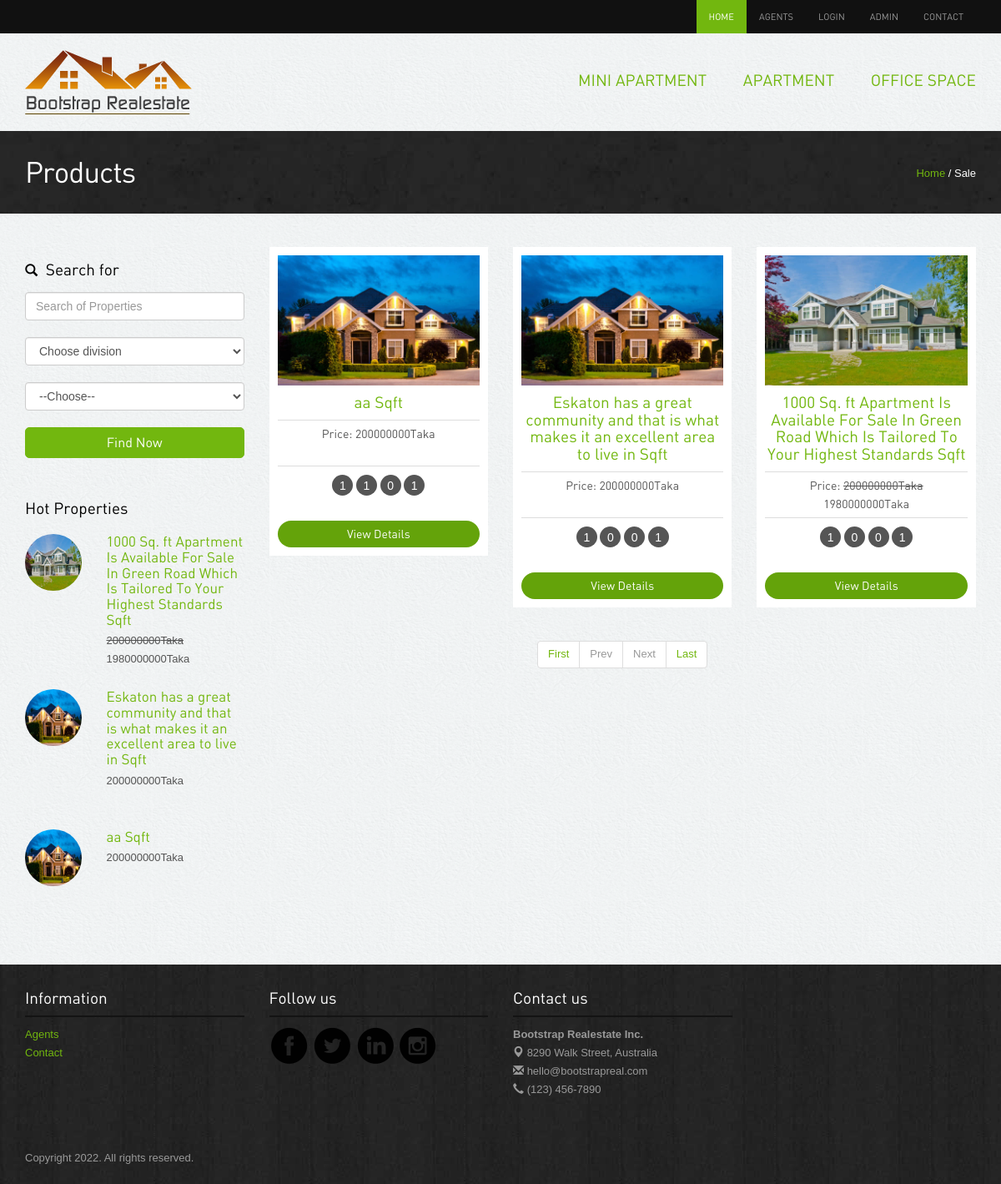
Screenshot of /search.php with the database file from the repository.
### tables this page shows
CREATE TABLE `category` (
  `cat_id` int(11) NOT NULL,
  `cat_name` varchar(151) NOT NULL,
  `flag` int(11) NOT NULL
);

CREATE TABLE `properties` (
  `id` int(11) NOT NULL,
  `cat_id` int(11) NOT NULL,
  `title` varchar(151) NOT NULL,
  `floar` varchar(255) NOT NULL,
  `flatcode` varchar(151) DEFAULT NULL,
  `sqft` varchar(191) NOT NULL,
  `description` text NOT NULL,
  `price` varchar(191) NOT NULL,
  `discount` varchar(191) NOT NULL,
  `status` tinyint(4) NOT NULL,
  `quantity` int(11) NOT NULL,
  `bed_room` int(11) NOT NULL,
  `living_room` int(11) NOT NULL,
  `kitchen` int(11) NOT NULL,
  `parking` int(11) NOT NULL,
  `toilet` int(11) NOT NULL,
  `division` varchar(155) NOT NULL,
  `location` varchar(191) NOT NULL,
  `agent_id` int(11) NOT NULL,
  `image_one` varchar(191) NOT NULL,
  `image_two` varchar(191) NOT NULL,
  `image_three` varchar(191) NOT NULL,
  `belkuni` int(11) NOT NULL
);

### search.php (the view, shortened to what this page needs)
<?php include'header.php';?>
<div class="inside-banner">
  <div class="container">
    <span class="pull-right"><a href="index.php">Home</a> / Sale</span>
    <h2>Products</h2>
</div>
</div>
<div class="container">
<div class="properties-listing spacer">
<div class="row">
<div class="col-lg-3 col-sm-4 ">
<form action="search.php" method="get">
  <div class="search-form"><h4><span class="glyphicon glyphicon-search"></span> Search for</h4>
    <input type="text"  name="key" class="form-control" placeholder="Search of Properties">
    <div class="row">
            <div class="col-lg-12">
              <select class="form-control" name="div" id="">
                  <option selected="true" disabled="disabled" value="">Choose division</option>
                </select>
            </div>
          </div>
          <div class="row">
          <div class="col-lg-12">
               <select required name="cat" class="form-control">
               	<option selected="true" disabled="disabled"  value="">--Choose--</option>
              </select>
              </div>
          </div>
          <button class="btn btn-success" type="submit" name="search">Find Now</button>
  </div>
</form>
<div class="hot-properties hidden-xs">
<h4>Hot Properties</h4>
<?php
 $con = new mysqli("localhost", "root", "", "realstate");
$query = "SELECT * FROM properties Order By  RAND() LIMIT 4";
$result = $con->query($query);
if ($result->num_rows > 0) {
    foreach ($result as $key => $data) {
?>
<div class="row">
                <div class="col-lg-4 col-sm-5"><img src="<?php echo $data['image_one'] ?>" class="img-responsive img-circle" alt="properties"></div>
                <div class="col-lg-8 col-sm-7">
                  <h5><a href="property-detail.php?flatid=<?php echo $data['id'] ?>"><?php echo $data['title'] ?> Sqft</a></h5>
                  <p class="price"><?php  $dis = round(($data['price']*$data['discount'])-(($data['price']*$data['discount'])/100));
        if ($dis!=0) {
          echo "<del>".$data['price']."Taka</del><br>".$dis."Taka";
        }else{
          echo $data['price']."Taka <br><br>";
        }
        ?></p> </div>
              </div>
              <?php }} ?>
</div>
</div>
<div class="col-lg-9 col-sm-8">
<div class="row">
<?php
$key=$_GET['key'];
$cat=$_GET['cat'];
$div=$_GET['div'];
        if (isset($_GET['pageno'])) {
            $pageno = $_GET['pageno'];
        } else {
            $pageno = 1;
        }
        $no_of_records_per_page = 12;
        $offset = ($pageno-1) * $no_of_records_per_page;
        $total_pages_sql = "SELECT COUNT(*) FROM properties WHERE (`division` LIKE '%$div%' AND `cat_id` LIKE '%$cat%' OR `description` LIKE '%$cat%' OR `title`='%$key%'  OR `sqft`='%$key%')";
        $result = mysqli_query($con,$total_pages_sql);
        $total_rows = mysqli_fetch_array($result)[0];
        $total_pages = ceil($total_rows / $no_of_records_per_page);
        $sqls = "SELECT * FROM properties WHERE (`division` LIKE '%$div%' AND `cat_id` LIKE '%$cat%' OR `description` LIKE '%$cat%' OR `title`='%$key%'  OR `sqft`='%$key%')   LIMIT $offset, $no_of_records_per_page";
        $res_data = mysqli_query($con,$sqls);
      if ($res_data->num_rows > 0) {
          foreach ($res_data as $key => $value) {
    ?>
      <div class="col-lg-4 col-sm-6">
      <div class="properties">
        <div class="image-holder"><img src="<?php echo $value['image_one'];?>" class="img-responsive" alt="properties">
        </div>
        <h4><a href="#>"><?php echo $value['title'];?> Sqft</a></h4>
        <p class="price">Price:  <?php  $dis = round(($value['price']*$value['discount'])-(($value['price']*$value['discount'])/100));
        if ($dis!=0) {
          echo "<del>".$value['price']."Taka</del><br>".$dis."Taka";
        }else{
          echo $value['price']."Taka <br><br>";
        }
        ?></p>
       <div class="listing-detail"><span data-toggle="tooltip" data-placement="bottom" data-original-title="Bed Room"><?php echo $value['bed_room']; ?></span> <span data-toggle="tooltip" data-placement="bottom" data-original-title="Living Room"><?php echo $value['living_room']; ?></span> <span data-toggle="tooltip" data-placement="bottom" data-original-title="Parking"><?php echo $value['parking']; ?></span> <span data-toggle="tooltip" data-placement="bottom" data-original-title="Kitchen"><?php echo $value['kitchen']; ?></span> </div>
       <?php
            if ($value['quantity']==0) {
          ?>
         <a class="btn btn-danger" href="#">View Details</a>
      <?php }else{  ?>
        <a class="btn btn-primary" href="property-detail.php?flatid=<?php echo $value['id'] ?>">View Details</a>
       <?php } ?>
      </div>
      </div>
      <?php }}else{
      	echo "No Result Found";
      } ?>
      <div class="center">
      <ul class="pagination">
        <li><a href="?pageno=1">First</a></li>
        <li class="<?php if($pageno <= 1){ echo 'disabled'; } ?>">
            <a href="<?php if($pageno <= 1){ echo '#'; } else { echo "?categoryid=".$categoryid."&pageno=".($pageno - 1); } ?>">Prev</a>
        </li>
        <li class="<?php if($pageno >= $total_pages){ echo 'disabled'; } ?>">
            <a href="<?php if($pageno >= $total_pages){ echo '#'; } else { echo "?categoryid=".$categoryid."&pageno=".($pageno + 1); } ?>">Next</a>
        </li>
        <li><a href="?categoryid=<?php echo $categoryid; ?>&pageno=<?php echo $total_pages; ?>">Last</a></li>
    </ul>
</div>
</div>
</div>
</div>
</div>
</div>
<?php include'footer.php';?>

### header.php (shortened to what this page needs)
<!DOCTYPE html>
<html lang="en">
<head>
 	<link rel="stylesheet" href="assets/bootstrap/css/bootstrap.css" />
  <link rel="stylesheet" href="assets/style.css"/>
<link rel="stylesheet" href="assets/owl-carousel/owl.carousel.css">
<link rel="stylesheet" href="assets/owl-carousel/owl.theme.css">
    <link rel="stylesheet" type="text/css" href="assets/slitslider/css/style.css" />
    <link rel="stylesheet" type="text/css" href="assets/slitslider/css/custom.css" />
</head>
<body>
<div class="navbar-wrapper">
        <div class="navbar-inverse" role="navigation">
          <div class="container">
            <div class="navbar-collapse  collapse">
              <ul class="nav navbar-nav navbar-right">
               <li class="active"><a href="index.php">Home</a></li>
                <li><a href="agents.php">Agents</a></li>
                <?php
                $con = new mysqli("localhost", "root", "", "realstate");
                  if (isset($_SESSION['admin'])=='admin') { ?>
                    <li><span style="color:white;">(<?php echo $_SESSION['name']; ?>)</span><a href="?logout=logout">Logout</a></li>
                    <?php }else{ ?>
                      <li><a href="login.php">Login</a></li>
                <?php } ?>
                <li><a href="admin/index.php">Admin</a></li>
                <li><a href="contact.php">Contact</a></li>
              </ul>
            </div>
          </div>
        </div>
    </div>
<div class="container">
<div class="header">
<a href="index.php"><img src="images/logo.png" alt="Realestate"></a>
              <ul class="pull-right">
                <?php
                   $query = "SELECT * FROM  category where flag=1 Order By cat_id desc";
                   $result = $con->query($query);
                   foreach ($result as $key => $value) {
                ?>
                <li><a href="allproduct.php?categoryid=<?php echo $value['cat_id']?>"><?php echo $value['cat_name']?></a></li>
                <?php } ?>
              </ul>
</div>
</div>

### assets/style.css (style rules this page uses)
body { color:#555; font:normal 13px/22px Arial; background:url(../images/bgmain.png) #eee; }
h1,h2,h3,h4,h5 { font-weight:normal; font-family: din;margin: 0;padding: 0;color: #000 }
h2 { font-size: 35px; letter-spacing: -1px;margin-bottom: 20px; }
h4 { margin: 10px 0; font-size: 19px; }
h5 { margin: 0 0 5px 0; font-size: 17px; }
h4 span { margin-right: 5px; font-size: 15px; }
p { margin-bottom: 30px; }
a { color:#72b70f; text-decoration:none;outline: none; }
.spacer { margin-top: 40px;margin-bottom:40px; }
.center { text-align: center; }
select,input { outline: 0; margin-bottom: 20px; }
.btn { border-radius: 5px; font-family: din; outline: none; }
.btn-success { background: #72b70f;border:1px solid #72b70f;padding:6px 20px; font-size:16px; width: 100%; }
.btn-primary { background: #64a30a;border:none;width: 100%;border-radius: 20px; }
.header { padding: 20px 0; }
.header ul { list-style: none;margin: 0; padding: 0;margin-top: 25px; }
.header ul li { display: inline-block; padding: 0 0 0 40px; }
.header ul li a { font-size: 19px;font-family: din;text-transform: uppercase; }
.navbar-inverse { background-color: #111; }
.navbar-inverse .navbar-nav > li > a { font-size: 11px;padding-top: 10px;padding-bottom: 10px;font-family: din;text-transform: uppercase; }
.navbar-inverse .navbar-nav > .active > a, .navbar-inverse .navbar-nav > .active > a:hover, .navbar-inverse .navbar-nav > .active > a:focus { background-color: #72b70f; }
.properties-listing div.properties { padding: 10px; background-color: #fff;text-align: center; margin-bottom: 20px; }
.properties-listing div.properties .image-holder { position: relative; }
.properties-listing div.properties p { margin-bottom: 10px; font-size: 14px;border-top: 1px solid #ddd;border-bottom: 1px solid #ddd;padding: 5px 0;font-family: din; }
.listing-detail { margin-bottom: 30px; }
.listing-detail span { color: #fff; width: 25px; height: 25px; background-color: #555;display: inline-block;border-radius:25px; text-align: center;line-height: 26px; font-size: 14px;cursor: crosshair; }
.inside-banner { background:url(../images/bginside.jpg) #222;color: #fff; padding: 30px 0; }
.inside-banner h2 { margin: 0; color: #fff; }
.inside-banner span { margin-top: 10px; }
.search-form { margin-bottom: 50px; }
.search-form h4 { margin: 17px 0; }
.hot-properties { margin-bottom: 50px; }
.hot-properties img { width: 68px; height: 68px; }
.hot-properties h4 { margin-bottom: 20px; }
.hot-properties .row { margin-bottom: 20px; }
.hot-properties .row p { margin-bottom: 5px; }

### rows the page displays
category: cat_name "MINI APARTMENT"
category: cat_name "APARTMENT"
category: cat_name "OFFICE SPACE"
properties: image_one (picture), title "1000 Sq. ft Apartment Is Available For Sale In Green Road Which Is Tailored To Your Highest Standards", price "200000000", dis "1980000000", bed_room "1", living_room "0", parking "0", kitchen "1"
properties: image_one (picture), title "Eskaton has a great community and that is what makes it an excellent area to live in", price "200000000", bed_room "1", living_room "0", parking "0", kitchen "1"
properties: image_one (picture), title "aa", price "200000000", bed_room "1", living_room "1", parking "0", kitchen "1"
